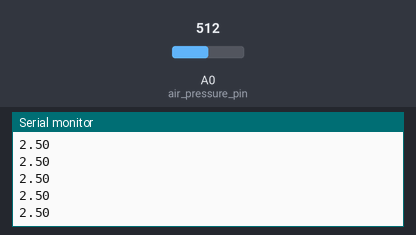
A sketch run on a simulated Arduino Uno, built with avr-gcc and run on an emulated ATmega328P. Parts: the last lines printed to the serial monitor. The test bench sets the inputs (shaded band); at power-on: A0 (air_pressure_pin) = 512.

Above: at 1.2 s.
1.3 s: A0 (air_pressure_pin) set to 716
At 1.31 s:
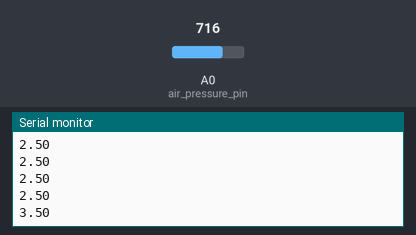
2.8 s: A0 (air_pressure_pin) set to 900
At 2.82 s:
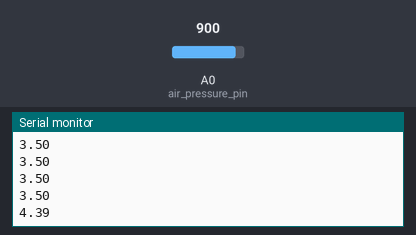
Timing chart, 0 to 5.8 s (numbered marks = the images above; inputs shaded):
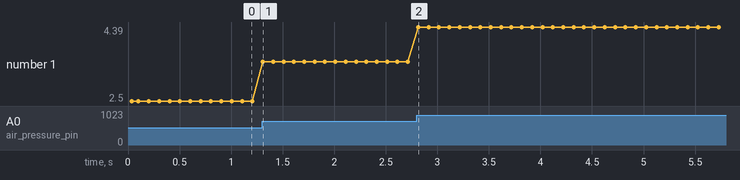

Measured:
- after the input at 1.3 s, the serial monitor: prints a new line at once (image 1)
- after the input at 2.8 s, the serial monitor: prints a new line at once (image 2)
- plotted number 1: 2.5 → 3.5 after the input at 1.3 s, 3.5 → 4.39 after the input at 2.8 s

The sketch:

air_pressure_val_test.ino
```cpp
#define air_pressure_pin A0 // pin A3 for sensing air pressure

float air_pressure_val;
float voltP;
float kPa;

void setup() {
  // put your setup code here, to run once:
  Serial.begin(9600);
  pinMode(air_pressure_pin, INPUT);
  Serial.println("Printing air pressure values ... ");
}

void loop() {
  // put your main code here, to run repeatedly:
  air_pressure_val = analogRead(air_pressure_pin);
//  Serial.println(air_pressure_val);

  // convert ASCII to voltage
  voltP = (air_pressure_val*5)/1024;

//  Serial.println(voltP);
  // convert to kPa
  kPa = voltP * (3/2) - (3/4);

  Serial.println(kPa);
  delay(100);

}
```
